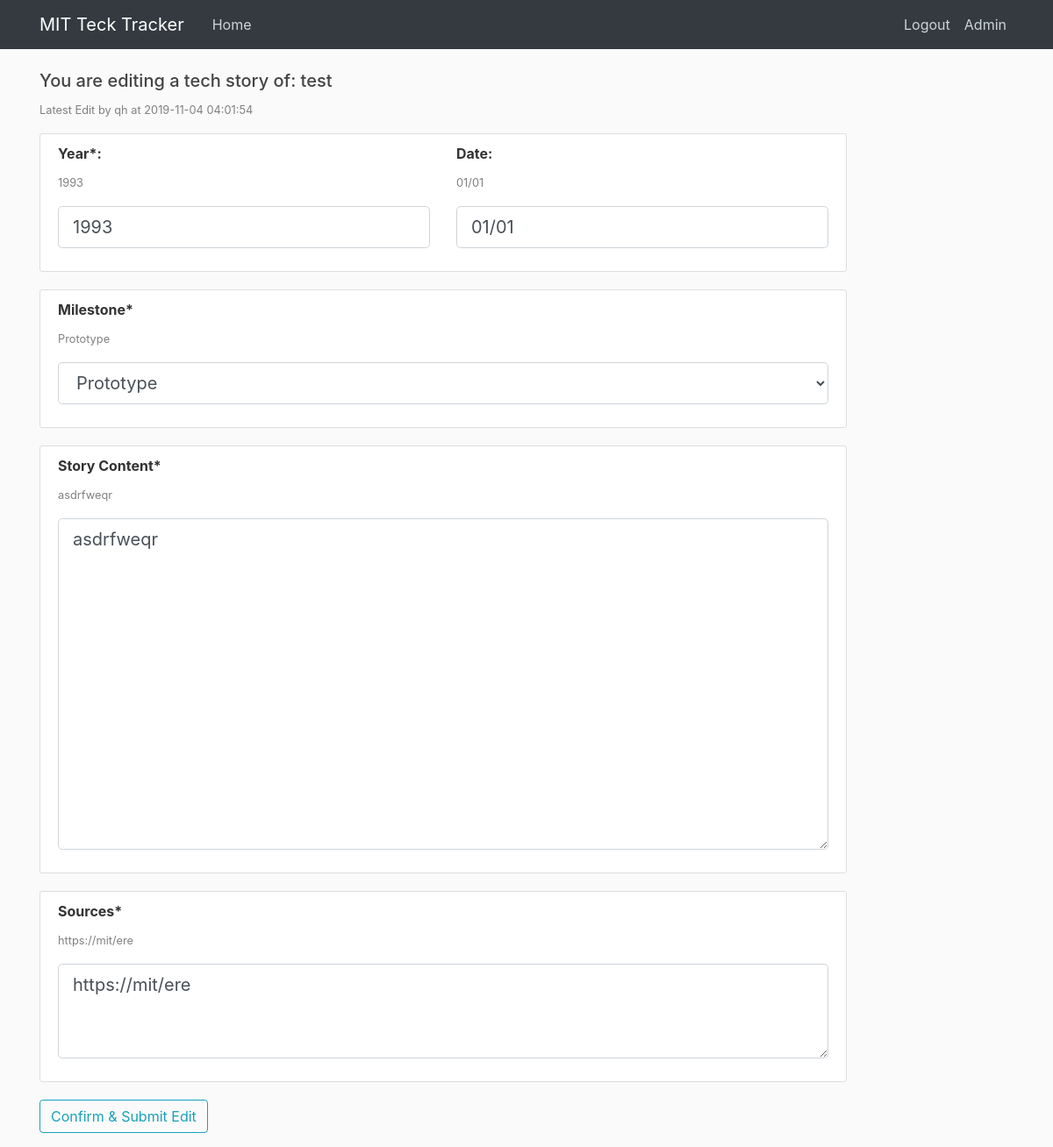
The app's page /edit_log/10 (signed in) with its own data.
### tables this page shows
CREATE TABLE tech_story_log (
  log_s_id integer PRIMARY KEY autoincrement,
  contributor integer NOT NULL,
  contribute_time timestamp without time zone NOT NULL,
  tech_name text NOT NULL,
  story_year integer NOT NULL,
  story_date text,
  story_content text NOT NULL,
  milestone text NOT NULL,
  sources text,
  change_committed timestamp without time zone
);

CREATE TABLE users (
  user_id integer PRIMARY KEY autoincrement, -- SERIAL PRIMARY KEY,
  username text,
  email text NOT NULL,
  password text NOT NULL,
  can_scout boolean DEFAULT True,
  can_analyse boolean DEFAULT True,
  can_edit boolean DEFAULT False,
  admin boolean DEFAULT False
);

### app.py (the view, shortened to what this page needs)
@app.route("/edit_log/<log_s_id>", methods = ['GET', 'POST'])
def edit_log(log_s_id):
    user = get_current_user()
    if not user:
        return redirect(url_for('login'))
    if user['can_analyse'] == 0:
        flash('No access to TechAnalytics. Please contact administrators', 'danger')
        return redirect(url_for('home'))
    db = get_db()
    story_cur = db.execute('''
                            select *, datetime(contribute_time,'unixepoch') contribute_time_dt
                            from tech_story_log tsl join users
                            on contributor = user_id
                            where log_s_id = ?
                            ''', [log_s_id])
    story = story_cur.fetchone()
    tech = story['tech_name']
    form = EditTechStoryForm()
    form.milestone.choices = milestones_tuplist
    form.milestone.data = story[7]
    form.story_year.data = story[4]
    form.story_date.data = story[5]
    form.story_content.data = story[6]
    form.sources.data = story[8]
    return render_template('edit_log.html', title='View Tech Story', form = form, user = user, story = story)

### forms.py
class EditTechStoryForm(FlaskForm):
    story_year = IntegerField('Year*')
    story_date = StringField('Date', validators=[Optional(), Regexp(regex =r'(0[1-9]|1[012])[- /.](0[1-9]|[12][0-9]|3[01])',message="Please insert data in mm/dd format")])
    milestone = SelectField('Milestone*', choices = [],default='')
    story_content = TextAreaField('Story Content*',render_kw={"rows": 12})
    sources = TextAreaField('Sources*', render_kw={"rows": 3})
    submit = SubmitField('Confirm & Submit Edit')

### app.py (called while the page is built)
def get_current_user():
    user_result = None
    if 'user' in session:
        user_email = session['user']
        db = get_db()
        user_cur = db.execute('select user_id, email, password, can_scout, can_analyse, can_edit, admin from users where email = ?', [user_email])
        user_result = user_cur.fetchone()
    return user_result

### dbTest.py (called while the page is built)
def connect_db(RowMode=True):
    sql = sqlite3.connect(dbpath)
    if RowMode:
        sql.row_factory = sqlite3.Row
    else:
        sql.row_factory = lambda cursor, row: row[0]
    return sql

def get_db():
    if not hasattr(g, 'sqlite3_db'):
        g.sqlite_db = connect_db()
    return g.sqlite_db

### templates/edit_log.html (shortened to what this page needs)
{% extends "layout.html" %}
{% from "show_links.html" import show_links %}
{% block nav %}
{{ show_links(user) }}
{% endblock %}
{% block content %}
    <h5>You are editing a tech story of: {{ story['tech_name']}} </h5>
    <p><small><font color="grey">Latest Edit by {{ story['username'] }} at {{ story['contribute_time_dt'] }}</font></small></p>
    <form method="POST" action="">
    <div class = "content-section">
        <div class = "row">
          <div class = "col-sm">
            <div class="form-group">
                <b>{{ form.story_year.label(class="form-control-label") }}: </b>
                <p><small><font color="grey">{{ story['story_year']}}</font></small></p>
                {% if form.story_year.errors %}
                  {{ form.story_year(class="form-control form-control-lg is-invalid") }}
                <div class="invalid-feedback">
                  {% for error in form.story_year.errors %}
                        <span>{{ error }}</span>
                  {% endfor %}
                </div>
            {% else %}
              {{ form.story_year(class="form-control form-control-lg") }}
            {% endif %}
            </div>
          </div>
          <div class = "col-sm">
            <div class="form-group">
                <b>{{ form.story_date.label(class="form-control-label") }}: </b>
                <p><small><font color="grey">{% if story['story_date'] %} {{ story['story_date']}} {% else %} NA {% endif %}</font></small></p>
                {% if form.story_date.errors %}
                  {{ form.story_date(class="form-control form-control-lg is-invalid") }}
                <div class="invalid-feedback">
                  {% for error in form.story_date.errors %}
                        <span>{{ error }}</span>
                  {% endfor %}
                </div>
            {% else %}
              {{ form.story_date(class="form-control form-control-lg") }}
            {% endif %}
            </div>
          </div>
        </div>
    </div>
    <div class = "content-section">
      <div class="form-group">
        <b>{{ form.milestone.label(class="form-control-label") }}</b>
        <p><small><font color="grey">{{ story['milestone']}}</font></small></p>
        {% if form.milestone.errors %}
            {{ form.milestone(class="form-control form-control-lg is-invalid") }}
            <div class="invalid-feedback">
                {% for error in form.milestone.errors %}
                    <span>{{ error }}</span>
                {% endfor %}
            </div>
        {% else %}
            {{ form.milestone(class="form-control form-control-lg") }}
        {% endif %}
      </div>
    </div>
    <div class = "content-section">
      <div class="form-group">
        <b>{{ form.story_content.label(class="form-control-label") }}</b>
        <p><small><font color="grey">{{ story['story_content']}}</font></small></p>
        {% if form.story_content.errors %}
            {{ form.story_content(class="form-control form-control-lg is-invalid") }}
            <div class="invalid-feedback">
                {% for error in form.story_content.errors %}
                    <span>{{ error }}</span>
                {% endfor %}
            </div>
        {% else %}
            {{ form.story_content(class="form-control form-control-lg") }}
        {% endif %}
      </div>
    </div>
    <div class = "content-section">
      <div class="form-group">
        <b>{{ form.sources.label(class="form-control-label") }}</b>
        <p><small><font color="grey">{{ story['sources']}}</font></small></p>
        {% if form.sources.errors %}
            {{ form.sources(class="form-control form-control-lg is-invalid") }}
            <div class="invalid-feedback">
                {% for error in form.sources.errors %}
                    <span>{{ error }}</span>
                {% endfor %}
            </div>
        {% else %}
            {{ form.sources(class="form-control form-control-lg") }}
        {% endif %}
      </div>
    </div>
    <div class="form-group">
      {{ form.submit(class="btn btn-outline-info") }}
    </div>
    </form>
{% endblock content %}

### static/main.css (style rules this page uses)
body { background: #fafafa; color: #333333; margin-top: 5rem; }
h1, h2, h3, h4, h5, h6 { color: #444444; }
.content-section { background: #ffffff; padding: 10px 20px; border: 1px solid #dddddd; border-radius: 3px; margin-bottom: 20px; }

### records on screen
tech_story_log: tech_name "test", story_year "1993", story_date "01/01", milestone "Prototype", story_content "asdrfweqr", sources "https://mit/ere"
users: username "qh"

### other values on screen
{{ story['contribute_time_dt'] }} "2019-11-04 04:01:54"
